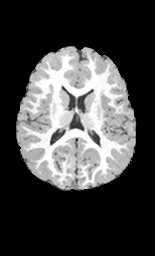
%> input picture final/1.bmp, 155 x 256 px
$ octave KFCM_Demo.m   (GNU Octave 9; MATLAB toolbox functions it lacks are replaced by stand-ins)
%> lines starting %> are read from the running program, lines starting %| are printed output that depends on the picture; in (x1, y1, x2, y2) boxes, pixels count from 0 and x2, y2 are one past the last pixel; in counts of white or black regions, pixels touching at a corner belong together; the program's own positions count from 1; long printed decimals are rounded
### final/KFCM_init.m
function [Vinit]=KFCM_init(Img,cluster_n)
Img=double(Img);
[row,col]=size(Img);
Imgtmp=reshape(Img,row*col,1);
[index,Vinit]=kmeans(Imgtmp,cluster_n,'emptyaction','singleton');

### final/KFCM_Img.m
function Img_label=KFCM_Img(Img,Vinit,cluster_n,m,iter_max,e,delta)

if nargin==3
    m=2;iter_max=1000;e=1e-5;delta=10;
end
if nargin==4
    iter_max=1000;e=1e-5;delta=10;
end
if nargin==5
    e=1e-5;delta=10;
end
if nargin==6
    delta=10;
end

Img=double(Img);
[nrow,ncol]=size(Img);

Img_reshape=reshape(Img,nrow*ncol,1);
options = [m;iter_max;e;1;delta];


[center,U,obj_fcn] = KFCM(Img_reshape,Vinit,options);

maxU = max(U);
maxUn=repmat(maxU,cluster_n,1);
U=U';
maxUn=maxUn';
One_index=(maxUn==U);

Img_label=zeros(size(Img_reshape));
for i=1:cluster_n
    index=floor(find(One_index(:,i)==1));
    Img_label(index)=i;
end

Img_label=reshape(Img_label,nrow,ncol);

### final/KFCM.m
function [center, U, obj_fcn] = kfcm(data, Vinit, options)

default_options = [2;	% fuzzy parameter m
		100;	% max. number of iteration
		1e-5;	% epsilon
		1;      % info display during iteration
        10];	%sigma

% set options
if nargin == 2,
	options = default_options;
else

	if length(options) < 5,
		tmp = default_options;
		tmp(1:length(options)) = options;
		options = tmp;
	end

	nan_index = find(isnan(options)==1);
	options(nan_index) = default_options(nan_index);
	if options(1) <= 1,
		error('The exponent should be greater than 1!');
	end
end

expo = options(1);		% Exponent for U
max_iter = options(2);		% Max. iteration
e = options(3);		% Min. improvement
display = options(4);
delta= options(5);
obj_fcn = zeros(max_iter, 1);	% Array for objective function

center=Vinit;
cluster_n=length(Vinit);
k_dis=exp(-((abs(repmat(data',cluster_n,1)-repmat(center,1,length(data)))).^2)/(delta.^2));     %核函数下的距离，这里是使用的高四核，delta同上
U=((1-k_dis).^(-1/(expo-1)))  ./  repmat( sum((1-k_dis).^(-1/(expo-1)),1),cluster_n,1 );          %隶属度矩阵，cluster_n行，data个列

% Main loop
for i = 1:max_iter,
    tmp0=sum(U.^expo.*k_dis.*repmat(data',cluster_n,1),2);
    tmp1=sum(U.^expo.*k_dis,2);
    center=tmp0./tmp1;

    k_dis=exp(-((abs(repmat(data',cluster_n,1)-repmat(center,1,length(data)))).^2)/(delta.^2));     %核函数下的距离，这里是使用的高四核，delta同上
    U=((1-k_dis).^(-1/(expo-1)))  ./  repmat( sum((1-k_dis).^(-1/(expo-1)),1),cluster_n,1 );          %隶属度矩阵，cluster_n行，data个列

    tmp=U.^2.*k_dis;
    obj_fcn(i)=sum(tmp(:));
	if display,
		fprintf('Iteration count = %d, obj. fcn = %f\n', i, obj_fcn(i));
	end

	if i > 1,
		if abs(obj_fcn(i) - obj_fcn(i-1)) < e, break; end,
	end
end

iter_n = i;
obj_fcn(iter_n+1:max_iter) = [];

### final/KFCM_Demo.m
clc;clear all;close all;

Img = imread('1.bmp');
%> Img: size 256x155 uint8; min 0, max 254, mean 66.9

clusters =4;
m=2;
iter_max=500;
e=1e-5;
delta=10;

init=KFCM_init(Img,clusters);
%> in KFCM_init, `[index,Vinit]=kmeans(Imgtmp,cluster_n,'emptyaction','singleton');`: Vinit = [0.0795; 184.3; 242.6; 96.82]
%> init = [0.0795; 184.3; 242.6; 96.82]
Imgs=KFCM_Img(Img,init,clusters,m,iter_max,e,delta);
%> the loop in kfcm, `for i = 1:max_iter,` made 171 passes
%> (tmp0, tmp1, center) on passes 1 to 3: ([29.83; 360784.8; 184354.3; 12055.4], [25906.5; 1954.8; 755.5; 124.6], [0.00115; 184.6; 244; 96.78]), ([29.11; 362351; 208869.7; 12053.4], [25917.8; 1961.4; 850.9; 124.6], [0.00112; 184.7; 245.5; 96.74]), ([29.11; 363569.2; 239502.6; 12051.5], [25917.8; 1966.3; 970.1; 124.6], [0.00112; 184.9; 246.9; 96.71])
%| Iteration count = 1, obj. fcn = 28854.672
%| Iteration count = 2, obj. fcn = 28978.782
%| Iteration count = 3, obj. fcn = 29121.508
%| Iteration count = 4, obj. fcn = 29276.038
%| Iteration count = 5, obj. fcn = 29445.423
%| Iteration count = 6, obj. fcn = 29624.548
%| Iteration count = 7, obj. fcn = 29778.809
%| Iteration count = 8, obj. fcn = 29873.271
%> (further printed lines are left out)
%> after the loop in kfcm, `for i = 1:max_iter,`: obj_fcn = 500 values, max 29944.1 at index 171, min 0 at index 172, mean 10231.5
%> in KFCM_Img, `[center,U,obj_fcn] = KFCM(Img_reshape,Vinit,options);`: center = [0.00112; 185.8; 252.7; 95.81]; obj_fcn = 171 values from 28854.7 to 29944.1
%> in KFCM_Img, `Img_label=reshape(Img_label,nrow,ncol);`:
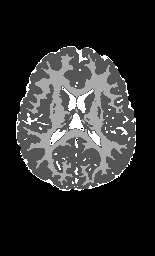
%> Img_label: size 256x155 double; min 1, max 4, mean 1.53; drawn with min black and max white


subplot(3,2,1); imshow(Imgs,[]);
for i=1:clusters
    subplot(3,2,i+1);
    imshow(Imgs==i);
end
%> this loop made 4 passes
%> pass 1, `imshow(Imgs==i);`:
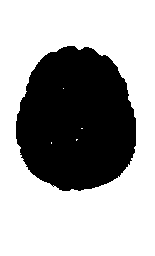
%> displayed picture: size 256x155 logical; 65.5% white; 1 black region, box (x1, y1, x2, y2) and area: (16, 46, 136, 191) 13692
%> pass 2, `imshow(Imgs==i);`:
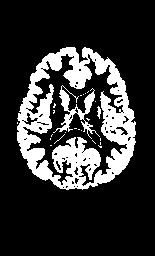
%> displayed picture: size 256x155 logical; 20.2% white; 24 white regions (21 under 20 px), largest, box (x1, y1, x2, y2) and area: (17, 47, 136, 190) 7306, (53, 85, 100, 139) 619, (97, 106, 101, 119) 31
%> after the loop:
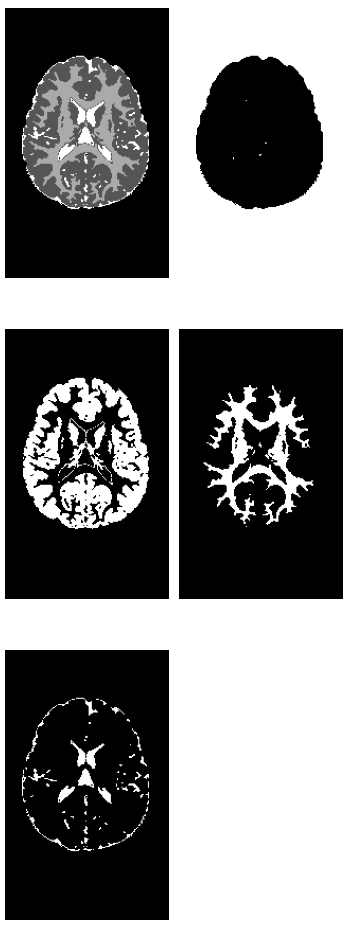
%> figure redrawn from the program's plot data, 5 panels
